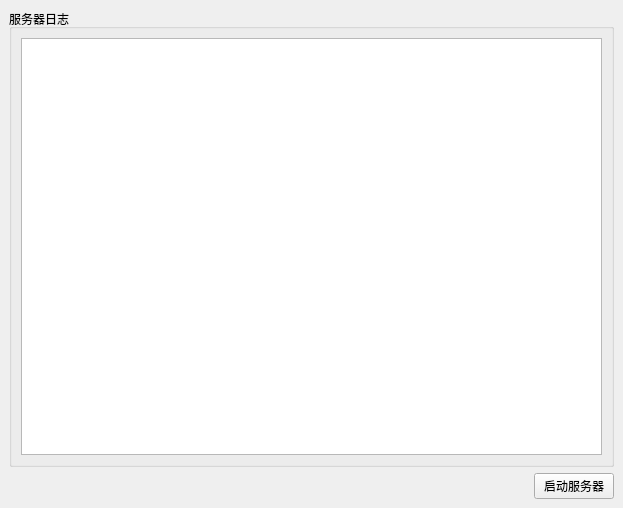
<?xml version="1.0" encoding="UTF-8"?>
<ui version="4.0">
 <class>MainWindow</class>
 <widget class="QMainWindow" name="MainWindow">
  <property name="geometry">
   <rect>
    <x>0</x>
    <y>0</y>
    <width>623</width>
    <height>508</height>
   </rect>
  </property>
  <property name="windowTitle">
   <string>MainWindow</string>
  </property>
  <widget class="QWidget" name="centralwidget">
   <layout class="QVBoxLayout" name="verticalLayout_2">
    <item>
     <widget class="QGroupBox" name="groupBox">
      <property name="title">
       <string>服务器日志</string>
      </property>
      <layout class="QVBoxLayout" name="verticalLayout">
       <item>
        <widget class="QPlainTextEdit" name="logEditor"/>
       </item>
      </layout>
     </widget>
    </item>
    <item>
     <layout class="QHBoxLayout" name="horizontalLayout">
      <item>
       <spacer name="horizontalSpacer">
        <property name="orientation">
         <enum>Qt::Orientation::Horizontal</enum>
        </property>
        <property name="sizeHint" stdset="0">
         <size>
          <width>40</width>
          <height>20</height>
         </size>
        </property>
       </spacer>
      </item>
      <item>
       <widget class="QPushButton" name="startStopButton">
        <property name="text">
         <string>启动服务器</string>
        </property>
       </widget>
      </item>
     </layout>
    </item>
   </layout>
  </widget>
 </widget>
 <resources/>
 <connections/>
</ui>
